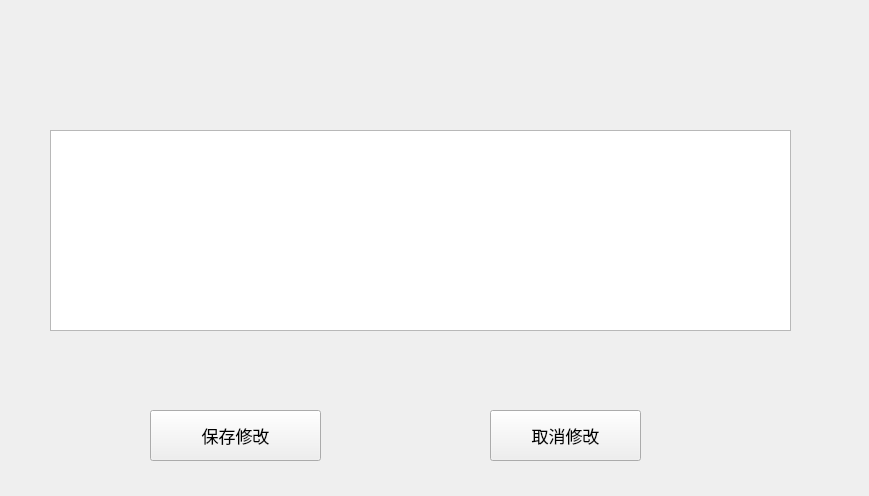
<?xml version="1.0" encoding="UTF-8"?>
<ui version="4.0">
 <class>infortable</class>
 <widget class="QWidget" name="infortable">
  <property name="geometry">
   <rect>
    <x>0</x>
    <y>0</y>
    <width>869</width>
    <height>496</height>
   </rect>
  </property>
  <property name="windowTitle">
   <string>Form</string>
  </property>
  <widget class="QTableView" name="tableView">
   <property name="geometry">
    <rect>
     <x>50</x>
     <y>130</y>
     <width>741</width>
     <height>201</height>
    </rect>
   </property>
  </widget>
  <widget class="QPushButton" name="pushButton">
   <property name="geometry">
    <rect>
     <x>150</x>
     <y>410</y>
     <width>171</width>
     <height>51</height>
    </rect>
   </property>
   <property name="font">
    <font>
     <family>Comic Sans MS</family>
     <pointsize>13</pointsize>
    </font>
   </property>
   <property name="text">
    <string>保存修改</string>
   </property>
  </widget>
  <widget class="QPushButton" name="pushButton_2">
   <property name="geometry">
    <rect>
     <x>490</x>
     <y>410</y>
     <width>151</width>
     <height>51</height>
    </rect>
   </property>
   <property name="font">
    <font>
     <family>Comic Sans MS</family>
     <pointsize>13</pointsize>
    </font>
   </property>
   <property name="text">
    <string>取消修改</string>
   </property>
  </widget>
 </widget>
 <resources/>
 <connections/>
</ui>
